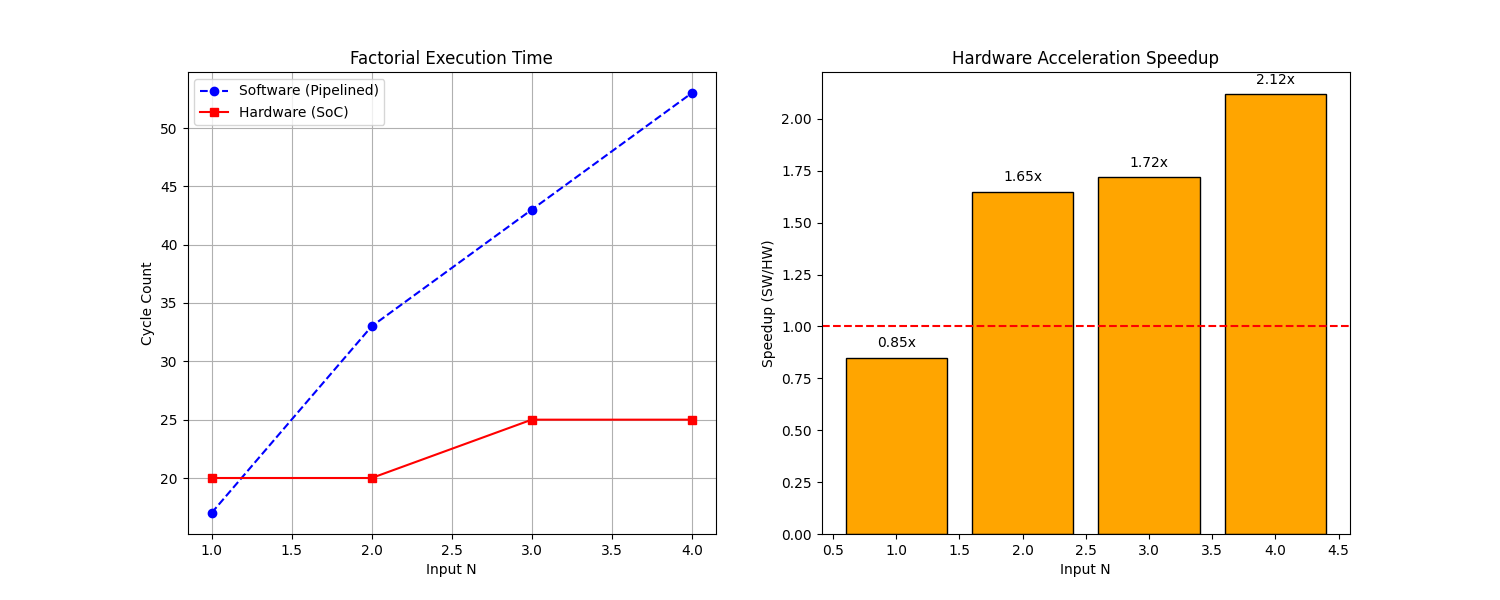

The script that saved this image:
#!/usr/bin/env python3
"""
Performance Analysis Script for Pipelined MIPS vs SoC-Integrated MIPS
Compares cycle counts for factorial computation with N = 1 to 4
"""

import subprocess
import re
import matplotlib.pyplot as plt
import os
import shutil

N_VALUES = [1, 2, 3, 4]
RESULTS = {
    'pipelined': {},
    'soc_integrated': {}
}

MEMFILE_SOC = 'memfile.dat'
MEMFILE_PIPE = 'memfile1.dat'
MEMFILE_TARGET = 'memfile.dat'

def setup_files():
    """Backup existing files"""
    if os.path.exists(MEMFILE_TARGET):
        shutil.copy2(MEMFILE_TARGET, MEMFILE_TARGET + '.bak')

def restore_files():
    """Restore backed up files"""
    if os.path.exists(MEMFILE_TARGET + '.bak'):
        shutil.move(MEMFILE_TARGET + '.bak', MEMFILE_TARGET)

def compile_sim(output_file, type='soc'):
    """Compile simulation"""

    common_src = [
        '-I', 'pipeline', '-I', 'datapath', '-I', 'control_unit',
        '-I', 'soc', '-I', 'integrated', '-I', 'memory',
        'pipeline/pipelined_mips.v',
        'pipeline/pipelined_datapath.v',
        'pipeline/dreg.v',
        'pipeline/ex_mem_reg.v',
        'pipeline/forwarding_unit.v',
        'pipeline/hazard_unit.v',
        'pipeline/id_ex_reg.v',
        'pipeline/if_id_reg.v',
        'pipeline/mem_wb_reg.v',
        'datapath/adder.v',
        'datapath/alu.v',
        'datapath/hilo_reg.v',
        'datapath/multiplier.v',
        'datapath/mux2.v',
        'datapath/regfile.v',
        'datapath/signext.v',
        'control_unit/controlunit.v',
        'control_unit/maindec.v',
        'control_unit/auxdec.v',
        'memory/dmem.v',
        'memory/imem.v'
    ]

    if type == 'soc':
        src = [
            'testbench/tb_soc_system.v',
            'integrated/soc_system_top.v',
            'soc/soc_top.v',
            'soc/addr_decoder.v',
            'soc/gpio.v',
            'soc/factorial_wrapper.v',
            'soc/fact_accl.v',
        ]
    else:
        src = [
            'testbench/tb_pipelined_mips_top.v',
            'pipeline/pipelined_mips_top.v'
        ]

    cmd = ['iverilog', '-o', output_file] + common_src + src

    result = subprocess.run(cmd, capture_output=True, text=True)
    if result.returncode != 0:
        print(f"Compilation failed for {type}: {result.stderr}")
        return False
    return True

def run_soc_test(n_value):
    """Run SoC test for N"""

    if os.path.exists(MEMFILE_TARGET + '.bak'):
        shutil.copy2(MEMFILE_TARGET + '.bak', MEMFILE_TARGET)

    with open('testbench/tb_soc_system.v', 'r') as f:
        content = f.read()

    expected = 1
    for i in range(1, n_value + 1): expected *= i

    content = re.sub(r'gpio_in = 32\'d\d+;', f'gpio_in = 32\'d{n_value};', content)
    content = re.sub(r'wait\(gpio_out == 32\'d\d+\);', f'wait(gpio_out == 32\'d{expected});', content)
    content = re.sub(r'\[SUCCESS\] GPIO Output updated to %d \(Expected \d+\)',
                     f'[SUCCESS] GPIO Output updated to %d (Expected {expected})', content)

    with open('testbench/tb_soc_system.v', 'w') as f:
        f.write(content)

    if not compile_sim('soc_sim.vvp', 'soc'):
        return None

    res = subprocess.run(['vvp', 'soc_sim.vvp'], capture_output=True, text=True)
    match = re.search(r'Finished in\s+(\d+)\s+cycles', res.stdout)
    return int(match.group(1)) if match else None

def run_pipeline_test(n_value):
    """Run Pipeline test for N"""

    with open(MEMFILE_PIPE, 'r') as f:
        lines = f.readlines()

    new_inst = 0x20040000 | n_value
    lines[1] = f"{new_inst:08x}\n"

    with open(MEMFILE_TARGET, 'w') as f:
        f.writelines(lines)

    if not compile_sim('pipe_sim.vvp', 'pipe'):
        return None

    res = subprocess.run(['vvp', 'pipe_sim.vvp'], capture_output=True, text=True)

    match = re.search(r'Total cycles:\s+(\d+)', res.stdout)
    if not match:

        match = re.search(r'Program finished at cycle\s+(\d+)', res.stdout)

    return int(match.group(1)) if match else None

def generate_graphs(results):
    n_vals = sorted(results['pipelined'].keys())
    pipe_cyc = [results['pipelined'][n] for n in n_vals]
    soc_cyc = [results['soc_integrated'][n] for n in n_vals]
    speedup = [p/s for p,s in zip(pipe_cyc, soc_cyc)]

    fig, (ax1, ax2) = plt.subplots(1, 2, figsize=(15, 6))

    ax1.plot(n_vals, pipe_cyc, 'o--', label='Software (Pipelined)', color='blue')
    ax1.plot(n_vals, soc_cyc, 's-', label='Hardware (SoC)', color='red')
    ax1.set_xlabel('Input N')
    ax1.set_ylabel('Cycle Count')
    ax1.set_title('Factorial Execution Time')
    ax1.legend()
    ax1.grid(True)

    ax2.bar(n_vals, speedup, color='orange', edgecolor='black')
    ax2.axhline(1, color='red', linestyle='--')
    ax2.set_xlabel('Input N')
    ax2.set_ylabel('Speedup (SW/HW)')
    ax2.set_title('Hardware Acceleration Speedup')
    for i, v in enumerate(speedup):
        ax2.text(i+1, v+0.05, f'{v:.2f}x', ha='center')

    plt.savefig('performance_analysis.png')
    print("Graph saved to performance_analysis.png")

def main():
    setup_files()
    try:
        print("Running Analysis...")
        print(f"{'N':<5} {'Pipeline':<10} {'SoC':<10} {'Speedup':<10}")
        print("-" * 40)

        for n in N_VALUES:
            soc_c = run_soc_test(n)
            pipe_c = run_pipeline_test(n)

            RESULTS['soc_integrated'][n] = soc_c
            RESULTS['pipelined'][n] = pipe_c

            sp = pipe_c / soc_c if soc_c and pipe_c else 0
            print(f"{n:<5} {pipe_c:<10} {soc_c:<10} {sp:.2f}x")

        generate_graphs(RESULTS)

    finally:
        restore_files()

if __name__ == "__main__":
    main()
